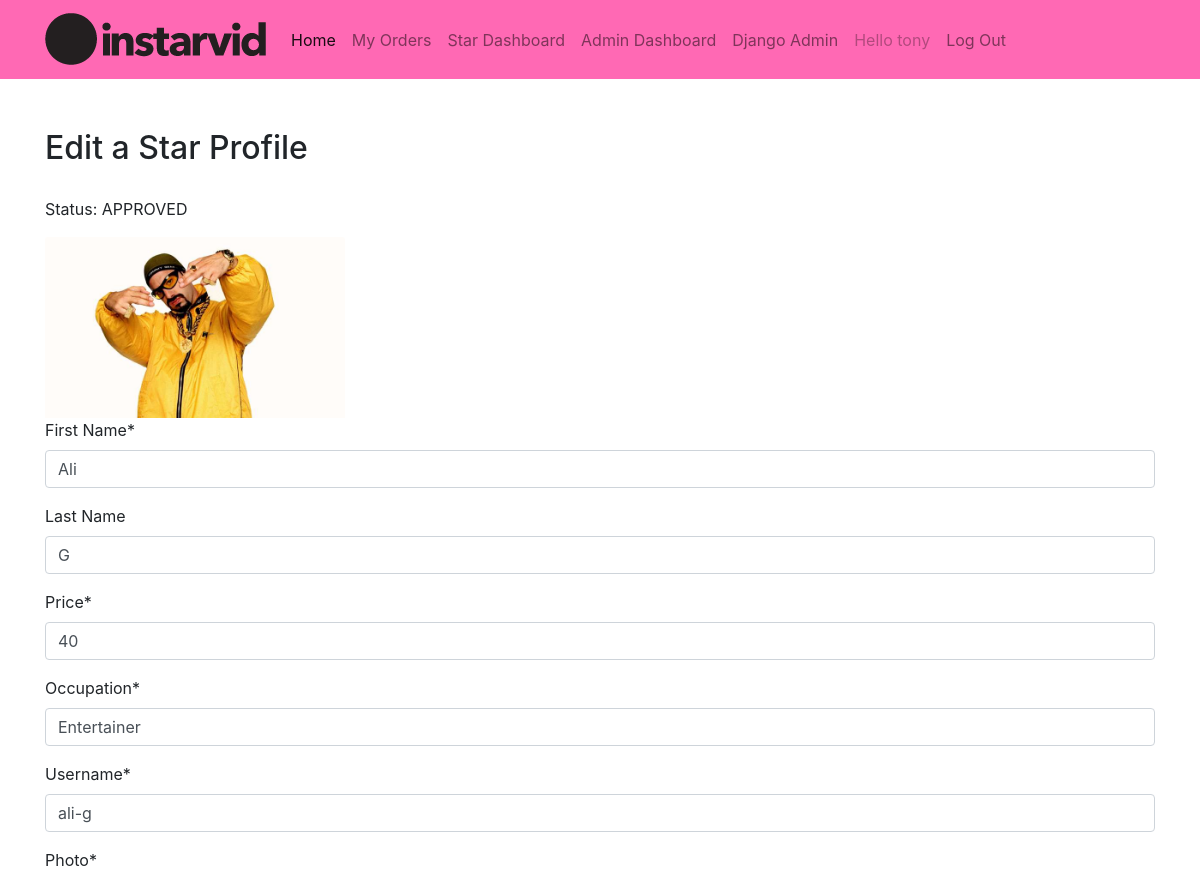
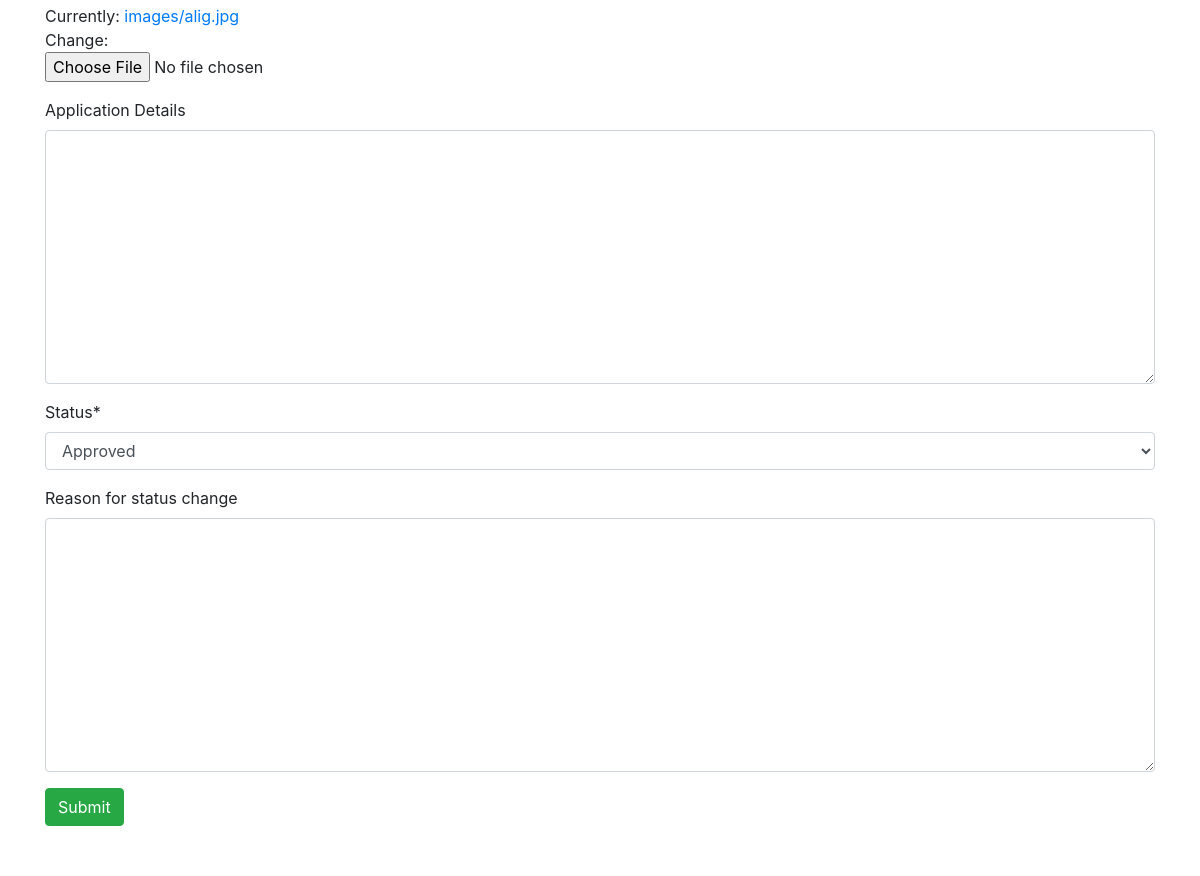
The page /staradmin/1 (signed in) on the database its author committed (2 pictures, top to bottom).
### stars/models.py (models this page shows, shortened)
class Star(models.Model):
    firstname = models.CharField(max_length=32)
    lastname = models.CharField(max_length=32, blank=True)
    price = models.IntegerField()
    occupation = models.CharField(max_length=32)
    owner = models.ForeignKey(User, null=True, blank=True,
                              on_delete=models.SET_NULL, related_name="owned_by")
    username = models.CharField(max_length=32)
    cover = models.ImageField(upload_to='images/')
    application_letter = models.TextField(blank=True)
    STATUS_CHOICES = [
        ('APPROVED', 'Approved'),
        ('RETURNED', 'Returned with request for further details'),
        ('RESUBMITTED', 'Resubmitted'),
        ('SUSPENDED', 'Suspended'),
        ('RESUB_SUSPENDED', 'Resubmitted after being suspended'),
        ('DECLINED', 'Declined'),
        ('RESUB_DECLINED', 'Resubmitted after being declined'),
        ('PENDING', 'Pending'),
    ]
    status = models.CharField(
        max_length=32,
        choices=STATUS_CHOICES,
        default='PENDING',
    )
    reason_for_status_change = models.TextField(blank=True)

### stars/views.py (the view, shortened to what this page needs)
# urls.py: path("staradmin/<int:pk>", views.staradmin, name="staradmin"),
def staradmin(request, pk):
    instance = get_object_or_404(Star, pk=pk)
    form = StarAdmin(request.POST or None, instance=instance)
    if request.method == "GET":
        if not (request.user.is_superuser):
            return HttpResponse("Only administrators can change the status of a star profile.")
        context = {
            "form": form,
            "message": "",
            "reason_for_status_change": instance.reason_for_status_change,
            "status": instance.status,
            "star": Star.objects.get(pk=pk)
        }
        return render(request, "stars/staradmin.html", context)

### stars/views.py
class StarAdmin(forms.ModelForm):
    class Meta:
        model = Star
        fields = ["firstname", "lastname", "price", "occupation",
                  "username", "cover", "application_letter", "status", "reason_for_status_change"]
        labels = {
            'firstname': _('First Name'),
            'lastname': _('Last Name'),
            'cover': _('Photo'),
            'application_letter': _('Application Details'),
            'reason_for_status_change': _('Reason for status change')
        }

### stars/templates/stars/staradmin.html (shortened to what this page needs)
{% extends "stars/layout.html" %}
{% load crispy_forms_tags %}
{% block body %}
<h2>Edit a Star Profile</h2>
<p>Status: {{status}}</p>
<img src="{{ star.cover.url }}" class="card-img-top"  style="max-height: 500px;max-width:300px;" alt="{{ star.firstname }} {{ star.lastname }}">
<form action="{% url 'staradmin' pk=form.instance.pk %}" method="post" enctype="multipart/form-data">
    {{ form|crispy }}
    <input type="submit" value="Submit" class="btn btn-success">
</form>
{% endblock %}

### stars/templates/stars/layout.html (shortened to what this page needs)
{% load static %}
<!DOCTYPE html>
<html lang="en">
    <head>
        <link rel="stylesheet" href="https://cdn.jsdelivr.net/npm/bootstrap@4.5.3/dist/css/bootstrap.min.css">
        <link rel="stylesheet" href="{% static 'css/styley.css' %}" />
    </head>
    <body>
      <nav class="navbar navbar-expand-lg navbar-light bg-light" {% if user.is_staff %}style="background-color:hotpink!important"{% endif %}>
        <div class="container">
        <a class="navbar-brand" href="/stars"><img src="{% static '/logo.png' %}" alt="Instarvid Logo"></a>
        <div class="collapse navbar-collapse" id="navbarNav">
          <ul class="navbar-nav">
            <li class="nav-item active">
              <a class="nav-link" href="/">Home <span class="sr-only">(current)</span></a>
            </li>
            {% if user.is_authenticated %}
                <li class="nav-item"><a class="nav-link" href="{% url 'orders' %}">My Orders</a></li>
                        <li class="nav-time"><a class="nav-link" href="{% url 'stardashboard' %}">Star Dashboard</a></li>
                    {% if user.is_staff %}
                        <li class="nav-item"><a class="nav-link" href="{% url 'admindashboard' %}">Admin Dashboard</a></li>
                        <li class="nav-item"><a class="nav-link" href="{% url 'admin:index' %}">Django Admin</a></li>
                    {% endif %}
                <li class="nav-item"><a class="nav-link disabled">Hello {{ user.username }}</a></li>
                <li class="nav-item"><a class="nav-link" href="{% url 'logout' %}">Log Out</a></li>
            {% else %}
                <li class="nav-item"><a class="nav-link" href="{% url 'login' %}">Log In</a></li>
                <li class="nav-item"><a class="nav-link" href="{% url 'signup' %}">Sign Up</a></li>
            {% endif %}
          </ul>
        </div>
      </div>
      </nav>
      <div class="container">
        {% block body %}
        {% endblock %}
        <div class="clearfix" style="height:50px"></div>
      </div>
    </body>
</html>

### stars/static/css/styley.css (style rules this page uses)
.navbar { margin-bottom: 40px; }
.photo img, .card-img-top { object-fit: cover; height: 100%; }
h2 { margin: 50px 0 30px 0; }

### rows shown on the page
Star: status "APPROVED", cover (picture), firstname "Ali", lastname "G", price "40", occupation "Entertainer", username "ali-g", status "Approved"

### other values the page prints
{{ user.username }} "tony"
